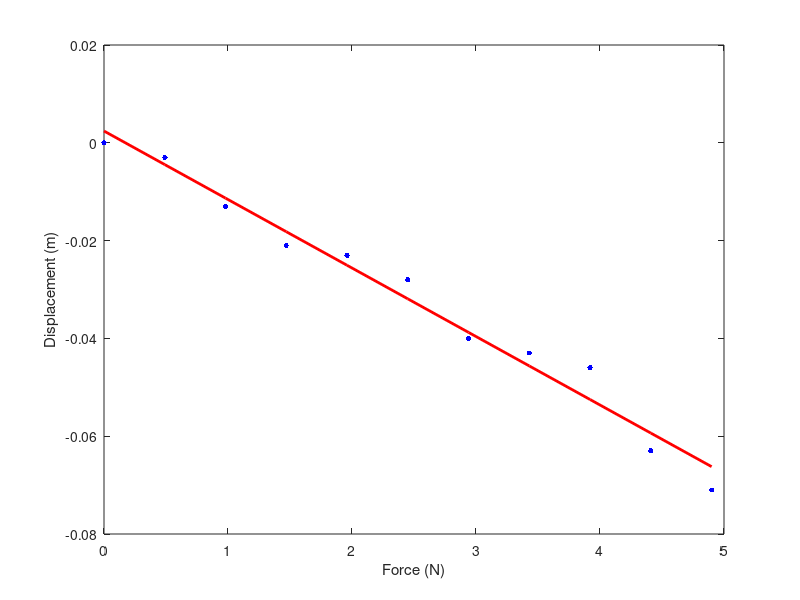

Write the MATLAB code that produced this figure. (Note: this script raises an error after producing the figure.)
close all; clear; clc;

load('Data.mat')
m = .290; %kg

% Displacement response
figure('Name','Displacement')
force = (HW8Springconstantdata(:,1)./ 1000 ).* 9.8;
delta = HW8Springconstantdata(:,2) ./ 100;
plot(force,delta,'b.','MarkerSize',12)
hold on;
coeff = polyfit(force,delta,1);
linFit = polyval(coeff,force);
plot(force,linFit,'r','LineWidth',2)

xlabel('Force (N)')
ylabel('Displacement (m)')

K = abs(1/coeff(1));
wnat = sqrt(K/m);
fprintf('Spring constant: %5.5f\n',K)
fprintf('Natural Frequency: %5.5f\n',wnat)

Syx = standard_error_fit(delta,linFit);


% Reponse Data
figure('Name','Response Data')
omega = HW8responsedata(:,1);
Vpp = HW8responsedata(:,2);

Vpp_max = max(Vpp);

plot(omega,Vpp,'bx-','MarkerSize',12)
hold on
plot(omega,ones(size(Vpp)).*(.7*Vpp_max),'r')

xlabel('Frequency ($\frac{rad}{s}$)','Interpreter','latex')
ylabel('$V_{pp}$ (V)','Interpreter','latex')

wr = 15.235;
wu = 16.829;
wl = 13.236;
Q_fwhm = wr/(wu-wl);
zeta = 1/(2*Q_fwhm);
fprintf('Q FWHM: %5.5f\n',Q_fwhm)
fprintf('Zeta: %5.5f\n', zeta)

% Free Data
figure('Name','Free Decay')
time = HW8freedecaydata(:,1);
volt = HW8freedecaydata(:,2);

plot(time,volt,'b','LineWidth',2)
hold on 
peakT = [.172,.566,.98,1.4];
peakV = [.425,.435,.479,.513];
plot(peakT,peakV,'ro','MarkerSize',8)

xlabel('Time (s)','Interpreter','latex')
ylabel('Voltage (V)','Interpreter','latex')

figure('Name','Exponential Fit')
ln_env = -1*log(peakV);
plot(peakT,ln_env,'b.','MarkerSize',12)
hold on 
lnCoeff = polyfit(peakT,ln_env,1);
linVolt = polyval(lnCoeff,peakT);
plot(peakT,linVolt,'r','LineWidth',2)

xlabel('Time (s)')
ylabel('$-ln(Voltage)$','Interpreter','latex')

fprintf('Linear slope: %5.5f\n',lnCoeff(1))


Td = mean([.566-.172, .98-.566, 1.4-.98]);
fprintf('Td: %5.5f\n',Td)

wd = 2*pi / Td;
fprintf('Wd: %5.5f\n',wd)



function Syx = standard_error_fit(y_meas,y_fit)
nu = length(y_meas)-2;
Syx = sqrt(sum((y_fit-y_meas).^2)/nu);
end











